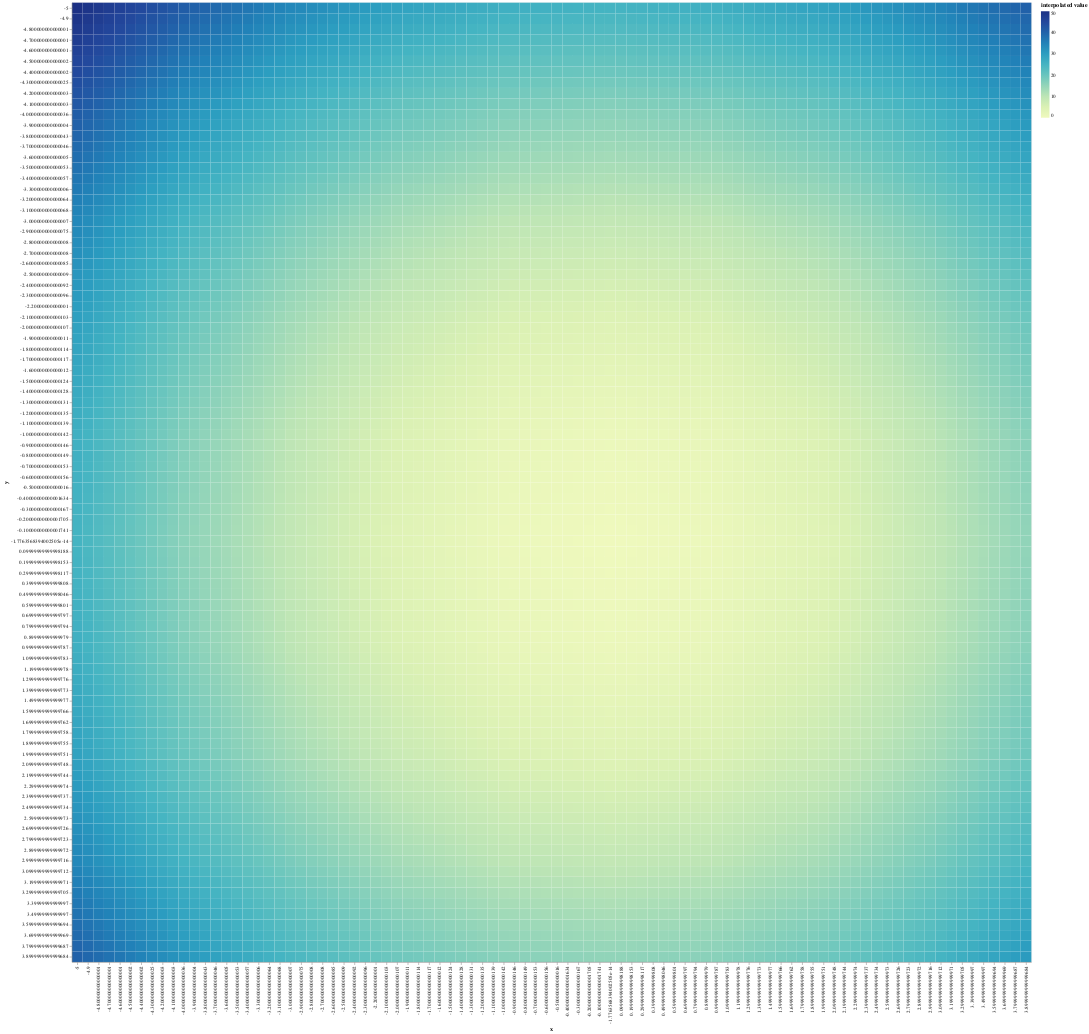

The cell this chart's notebook holds for it:
### Code cell
from scipy.interpolate import griddata

df = source

# Define size of pixels in grid -- smaller = smoother grid
pixel_size = .10

# Determine extent of observations and create pixel_size-spaced array
x_range = np.arange(df.x.min() - df.x.min() % pixel_size,
                    df.x.max(), pixel_size)
y_range = np.arange(df.y.min() - df.y.min() % pixel_size,
                    df.y.max(), pixel_size)[::-1]
shape = (len(y_range), len(x_range))
xmin, xmax, ymin, ymax = x_range.min(), x_range.max(), y_range.min(), y_range.max()
extent = (xmin, xmax, ymin, ymax)

# Create grid
x_mesh, y_mesh = np.meshgrid(x_range, y_range)

# Create dataframe to store interpolated points in
interp_df = pd.DataFrame({'y':y_mesh.flatten(), 'x': x_mesh.flatten()})

# Interpolate using desired method with scipy's griddata
pm_interp = griddata((df['x'], df['y']), df['z'], (x_mesh, y_mesh), method = 'linear')
interp_df['interpolated value'] = pm_interp.flatten()

alt.Chart(interp_df).mark_rect().encode(
    x='x:O',
    y='y:O',
    color='interpolated value:Q'
)

### Figure 1 — Vega-Lite specification as saved in the notebook (floating-point values rounded to 4 significant figures; data arrays with more than 128 entries replaced by an {"elided": "..."} marker saying what was removed)
{"config": {"view": {"continuousWidth": 400, "continuousHeight": 300}}, "data": {"name": "data-bad1a91e2f170e1d803915b144fa7dec"}, "mark": "rect", "encoding": {"color": {"type": "quantitative", "field": "interpolated value"}, "x": {"type": "ordinal", "field": "x"}, "y": {"type": "ordinal", "field": "y"}}, "$schema": "https://vega.github.io/schema/vega-lite/v4.0.2.json", "datasets": {"data-bad1a91e2f170e1d803915b144fa7dec": {"elided": "8100 records"}}}
